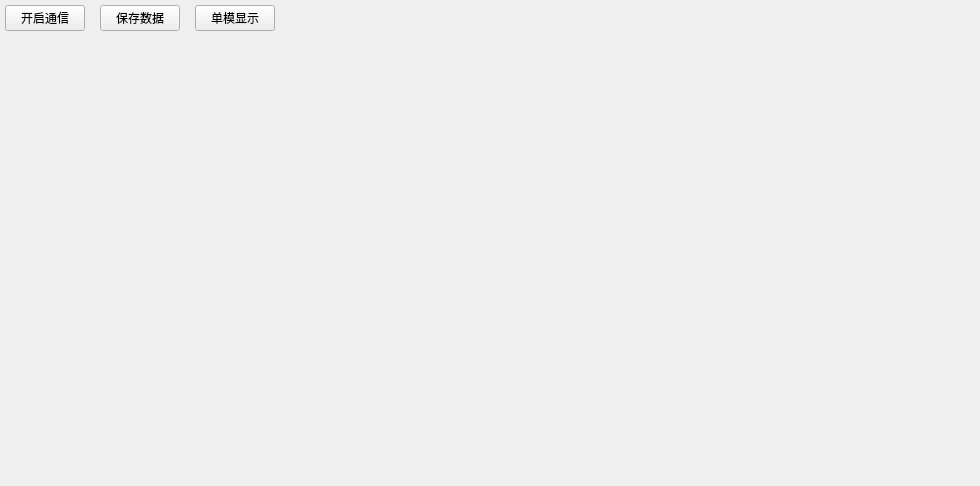
<?xml version="1.0" encoding="UTF-8"?>
<ui version="4.0">
 <class>FrontPage</class>
 <widget class="QWidget" name="FrontPage">
  <property name="geometry">
   <rect>
    <x>0</x>
    <y>0</y>
    <width>980</width>
    <height>486</height>
   </rect>
  </property>
  <property name="sizePolicy">
   <sizepolicy hsizetype="Expanding" vsizetype="Expanding">
    <horstretch>0</horstretch>
    <verstretch>0</verstretch>
   </sizepolicy>
  </property>
  <property name="windowTitle">
   <string>Form</string>
  </property>
  <layout class="QVBoxLayout" name="verticalLayout">
   <property name="spacing">
    <number>0</number>
   </property>
   <property name="leftMargin">
    <number>5</number>
   </property>
   <property name="topMargin">
    <number>5</number>
   </property>
   <property name="rightMargin">
    <number>5</number>
   </property>
   <property name="bottomMargin">
    <number>5</number>
   </property>
   <item>
    <layout class="QHBoxLayout" name="horizontalLayout">
     <property name="spacing">
      <number>15</number>
     </property>
     <item>
      <widget class="QPushButton" name="btnPush_Turn">
       <property name="text">
        <string>开启通信</string>
       </property>
      </widget>
     </item>
     <item>
      <widget class="QPushButton" name="btnPush_SaveData">
       <property name="text">
        <string>保存数据</string>
       </property>
      </widget>
     </item>
     <item>
      <widget class="QPushButton" name="btnPush_Mode">
       <property name="text">
        <string>单模显示</string>
       </property>
      </widget>
     </item>
     <item>
      <spacer name="horizontalSpacer">
       <property name="orientation">
        <enum>Qt::Horizontal</enum>
       </property>
       <property name="sizeHint" stdset="0">
        <size>
         <width>40</width>
         <height>20</height>
        </size>
       </property>
      </spacer>
     </item>
    </layout>
   </item>
   <item>
    <widget class="QWidget" name="wid_Charts" native="true">
     <property name="sizePolicy">
      <sizepolicy hsizetype="Preferred" vsizetype="Expanding">
       <horstretch>0</horstretch>
       <verstretch>0</verstretch>
      </sizepolicy>
     </property>
    </widget>
   </item>
  </layout>
 </widget>
 <resources/>
 <connections/>
</ui>
